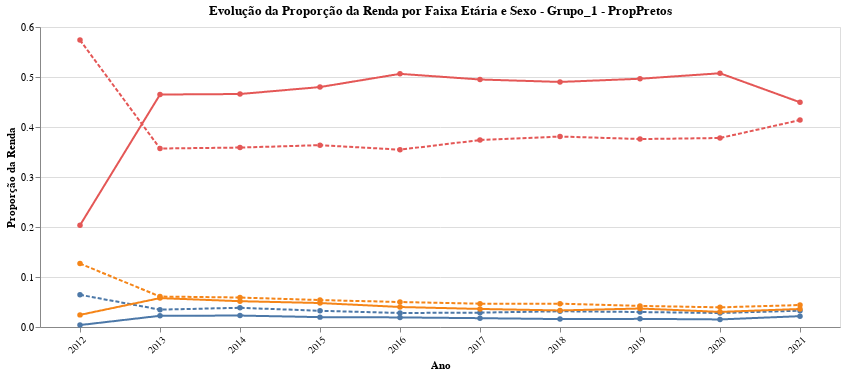
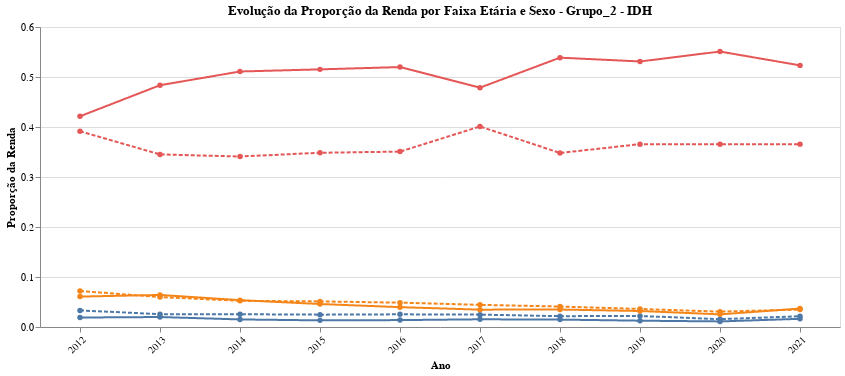
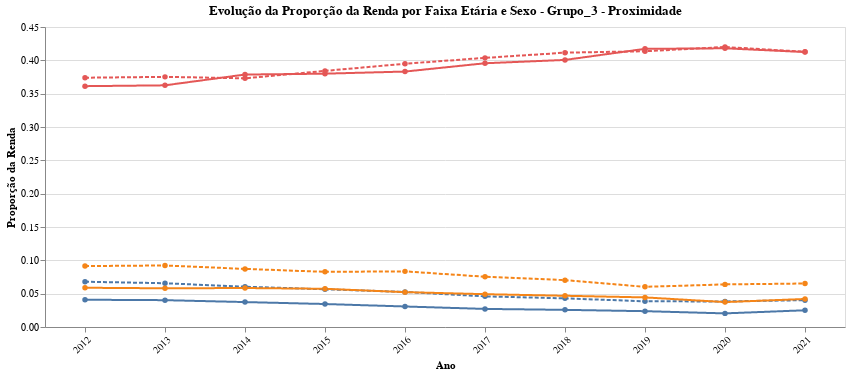
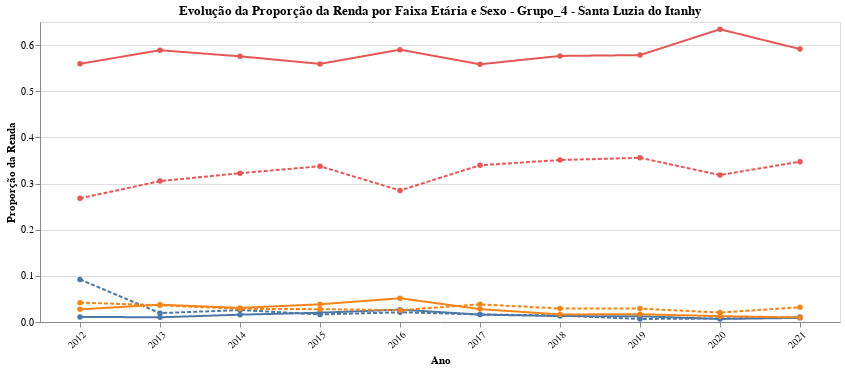

Source (notebook cell) for these figures, in order:
### Code cell
# Lista de grupos únicos
grupos = df_merged['grupo'].unique()

# Loop para criar um gráfico para cada grupo
for grupo in grupos:
    # Filtra os dados do grupo atual
    df_grupo = df_merged[df_merged['grupo'] == grupo]

    # Criação do gráfico de linhas para o grupo atual
    chart = alt.Chart(df_grupo).mark_line(point=True).encode(
        x=alt.X('ano:N', axis=alt.Axis(labelAngle=-45, title='Ano'), scale=alt.Scale(paddingInner=0.5)),  # Ajusta o espaçamento e ângulo do label
        y=alt.Y('Proporção da Renda:Q', title='Proporção da Renda'),
        color=alt.Color('Faixa Etária:N', legend=None),
        strokeDash= alt.StrokeDash('sexo:N', legend=None),
        tooltip=['ano', 'Proporção da Renda', 'Faixa Etária', 'sexo']
    ).properties(
        title=f'Evolução da Proporção da Renda por Faixa Etária e Sexo - {grupo}',
        width=800  # Define a largura do gráfico
    )

    # Mostra o gráfico do grupo atual
    chart.show()
